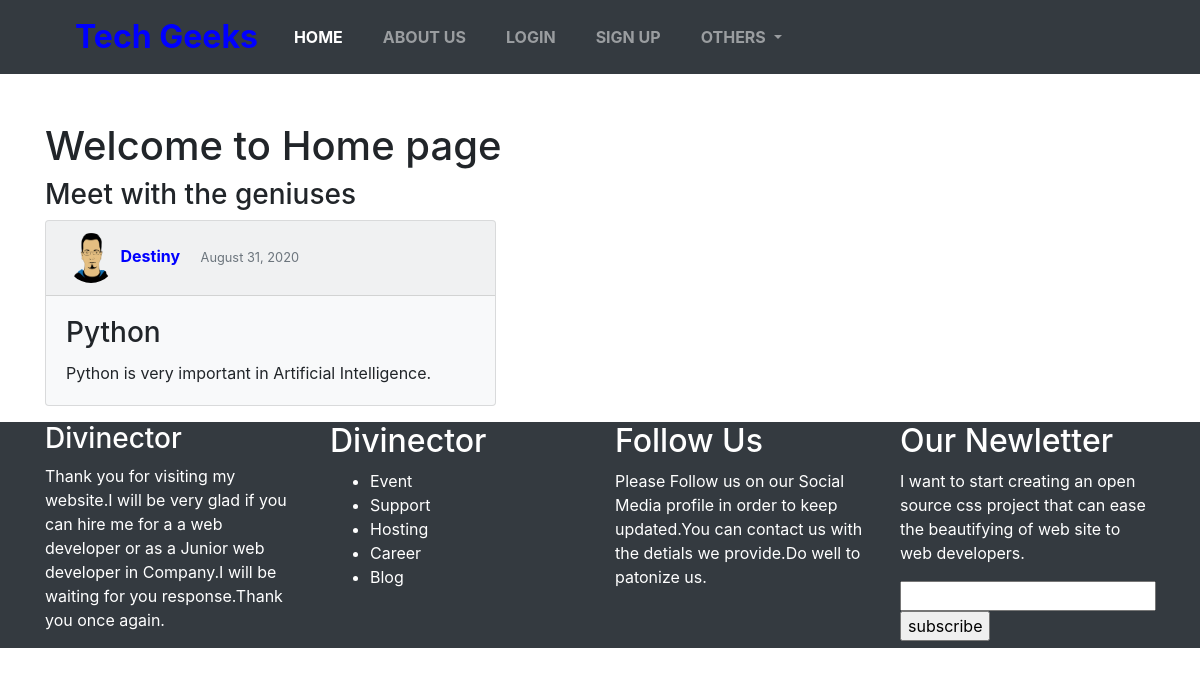
The app's page /post/1/ with its own data.
### posts/models.py (models this page shows, shortened)
class Post(models.Model):
    user = models.ForeignKey(User, on_delete=models.CASCADE)
    title = models.CharField(max_length=100)
    blog_post = models.TextField(max_length=600, default='')
    date_published = models.DateTimeField('publication_date', auto_now_add=True, null=True)

### formview/models.py (models this page shows, shortened)
class Profile(models.Model):
    user = models.OneToOneField(User, on_delete=models.CASCADE)
    image = models.ImageField(default='default.jpg', upload_to='profile_pics')

### users/views.py (the view)
# urls.py: path('post/<int:pk>/', PostDetailView.as_view(), name='post_detail'),
class PostDetailView(DetailView):
    model = Post

### posts/templates/posts/post_detail.html (shortened to what this page needs)
{% extends "users/base.html" %}
{% block content %}
<h1>Welcome to Home page</h1>
<h3>Meet with the geniuses</h3>
   <div class="card bg-light mb-3" style="max-width:28.2rem;">
       <div class="card-header">
           <img src="{{ object.user.profile.image.url }}" alt="" style="width:50px;height:50px;" class="rounded-circle">
           <b style="color:blue" class="mr-3">{{ object.user }}</b>
           <small class="text-muted">{{ object.date_published|date:"F d, Y" }}</small>
       </div>
       <div class="card-body">
           <h3 class="card-title">{{ object.title }}</h3>
           <p class="card-text">{{ object.blog_post }}</p>
       </div>
   </div>
{% endblock content %}

### users/static/css/styles.css (style rules this page uses)
body { background-color:coral; }
@media (min-width:999px) { body { background: green; } }

### records on screen
Post: user.profile.image (picture), user "Destiny", date_published "August 31, 2020", title "Python", blog_post "Python is very important in Artificial Intelligence."
